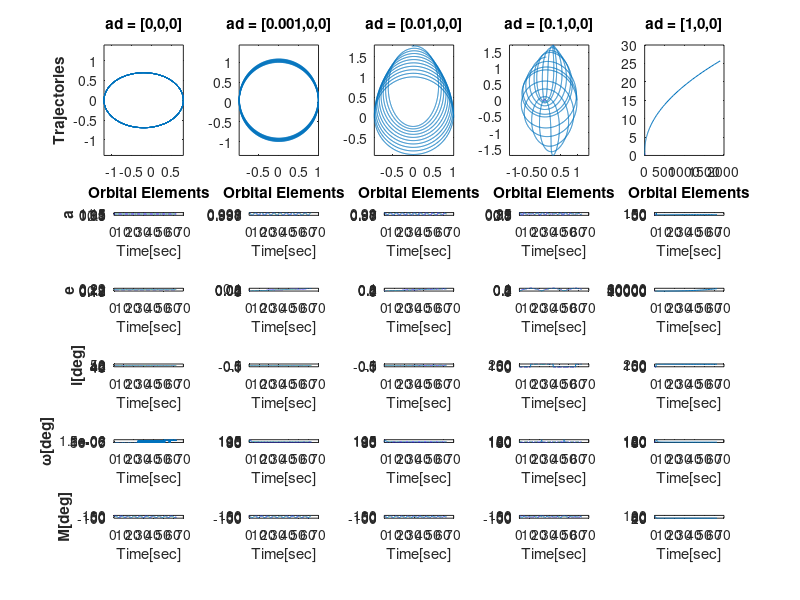

MATLAB code for this plot: (Note: this script raises an error after producing the figure.)
function Averaging

%% Simulation Parameters:
n = 10; % Simulate for Ten Periods
tspan = [0 n*2*pi];

%% ad = 0:
r0 = [.8;0;0]; v0 = [0;sqrt(3)/2;sqrt(3)/2]; ad = [0;0;0]; mu = 1;
x0 = [r0;v0];

[t1,x1] = ode45(@(t,x)EOM(t,x,ad,mu),tspan,x0,odeset('AbsTol',1e-12,'RelTol',1e-9));
a1 = CartesiantoOrbitalElements(x1',mu);

%% ad = 0.001:
r0 = [1;0;0]; v0 = [0;1;0]; ad = [0.001;0;0]; mu = 1;
x0 = [r0;v0];

[t2,x2] = ode45(@(t,x)EOM(t,x,ad,mu),tspan,x0,odeset('AbsTol',1e-12,'RelTol',1e-9));
a2 = CartesiantoOrbitalElements(x2',mu);

%% ad = 0.01:
r0 = [1;0;0]; v0 = [0;1;0]; ad = [0.01;0;0]; mu = 1;
x0 = [r0;v0];

[t3,x3] = ode45(@(t,x)EOM(t,x,ad,mu),tspan,x0,odeset('AbsTol',1e-12,'RelTol',1e-9));
a3 = CartesiantoOrbitalElements(x3',mu);

%% ad = 0.1:
r0 = [1;0;0]; v0 = [0;1;0]; ad = [0.1;0;0]; mu = 1;
x0 = [r0;v0];

[t4,x4] = ode45(@(t,x)EOM(t,x,ad,mu),tspan,x0,odeset('AbsTol',1e-12,'RelTol',1e-9));
a4 = CartesiantoOrbitalElements(x4',mu);

%% ad = 1:
r0 = [1;0;0]; v0 = [0;1;0]; ad = [1;0;0]; mu = 1;
x0 = [r0;v0];

[t5,x5] = ode45(@(t,x)EOM(t,x,ad,mu),tspan,x0,odeset('AbsTol',1e-12,'RelTol',1e-9));
a5 = CartesiantoOrbitalElements(x5',mu);

%% Plot:

figure;
subplot(7,5,[1 6]);
plot(x1(:,1),x1(:,2)); axis equal;
ylabel('Trajectories','fontweight','bold');
title('ad = [0,0,0]');
subplot(7,5,11);
plot(t1,a1(1,:));
xlabel('Time[sec]');
ylabel('a','fontweight','bold');
title('Orbital Elements');
subplot(7,5,16);
plot(t1,a1(2,:));
xlabel('Time[sec]');
ylabel('e','fontweight','bold');
subplot(7,5,21);
plot(t1,a1(3,:));
xlabel('Time[sec]');
ylabel('i[deg]','fontweight','bold');
subplot(7,5,26);
plot(t1,a1(5,:));
xlabel('Time[sec]');
ylabel('\omega[deg]','fontweight','bold');
subplot(7,5,31);
plot(t1,a1(6,:));
xlabel('Time[sec]');
ylabel('M[deg]','fontweight','bold');

subplot(7,5,[2 7]);
plot(x2(:,1),x2(:,2)); axis equal;
title('ad = [0.001,0,0]');
subplot(7,5,12);
plot(t2,a2(1,:));
xlabel('Time[sec]');
title('Orbital Elements');
subplot(7,5,17);
plot(t2,a2(2,:));
xlabel('Time[sec]');
subplot(7,5,22);
plot(t2,a2(3,:));
xlabel('Time[sec]');
subplot(7,5,27);
plot(t2,a2(5,:));
xlabel('Time[sec]');
subplot(7,5,32);
plot(t2,a2(6,:));
xlabel('Time[sec]');

subplot(7,5,[3 8]);
plot(x3(:,1),x3(:,2)); axis equal;
title('ad = [0.01,0,0]');
subplot(7,5,13);
plot(t3,a3(1,:));
xlabel('Time[sec]');
title('Orbital Elements');
subplot(7,5,18);
plot(t3,a3(2,:));
xlabel('Time[sec]');
subplot(7,5,23);
plot(t3,a3(3,:));
xlabel('Time[sec]');
subplot(7,5,28);
plot(t3,a3(5,:));
xlabel('Time[sec]');
subplot(7,5,33);
plot(t3,a3(6,:));
xlabel('Time[sec]');

subplot(7,5,[4 9]);
plot(x4(:,1),x4(:,2)); axis equal;
title('ad = [0.1,0,0]');
subplot(7,5,14);
plot(t4,a4(1,:));
xlabel('Time[sec]');
title('Orbital Elements');
subplot(7,5,19);
plot(t4,a4(2,:));
xlabel('Time[sec]');
subplot(7,5,24);
plot(t4,a4(3,:));
xlabel('Time[sec]');
subplot(7,5,29);
plot(t4,a4(5,:));
xlabel('Time[sec]');
subplot(7,5,34);
plot(t4,a4(6,:));
xlabel('Time[sec]');

subplot(7,5,[5 10]);
plot(x5(:,1),x5(:,2));
title('ad = [1,0,0]');
subplot(7,5,15);
plot(t5,a5(1,:));
xlabel('Time[sec]');
title('Orbital Elements');
subplot(7,5,20);
plot(t5,a5(2,:));
xlabel('Time[sec]');
subplot(7,5,25);
plot(t5,a5(3,:));
xlabel('Time[sec]');
subplot(7,5,30);
plot(t5,a5(5,:));
xlabel('Time[sec]');
subplot(7,5,35);
plot(t5,a5(6,:));
xlabel('Time[sec]');

sgtitle('Perturbing Acceleration Effects on Orbital Elements Simulated for 10000 Periods(\Omega not plotted since it is undefined for all orbits)');

% Radius and Velocity:

figure;
subplot(2,5,1);
plot(t1,sqrt(sum(x1(:,1:3)'.^2)));
xlabel('Time[sec]');
ylabel('Radius','fontweight','bold');
title('ad = [0,0,0]');
subplot(2,5,6);
plot(t1,sqrt(sum(x1(:,4:6)'.^2)));
xlabel('Time[sec]');
ylabel('Velocity','fontweight','bold');

subplot(2,5,2);
plot(t2,sqrt(sum(x2(:,1:3)'.^2)));
xlabel('Time[sec]');
title('ad = [0.001,0,0]');
subplot(2,5,7);
plot(t2,sqrt(sum(x2(:,4:6)'.^2)));
xlabel('Time[sec]');

subplot(2,5,3);
plot(t3,sqrt(sum(x3(:,1:3)'.^2)));
xlabel('Time[sec]');
title('ad = [0.01,0,0]');
subplot(2,5,8);
plot(t3,sqrt(sum(x3(:,4:6)'.^2)));
xlabel('Time[sec]');

subplot(2,5,4);
plot(t4,sqrt(sum(x4(:,1:3)'.^2)));
xlabel('Time[sec]');
title('ad = [0.1,0,0]');
subplot(2,5,9);
plot(t4,sqrt(sum(x4(:,4:6)'.^2)));
xlabel('Time[sec]');

subplot(2,5,5);
plot(t5,sqrt(sum(x5(:,1:3)'.^2)));
xlabel('Time[sec]');
title('ad = [1,0,0]');
subplot(2,5,10);
plot(t5,sqrt(sum(x5(:,4:6)'.^2)));
xlabel('Time[sec]');
end

%% EOM:
function xdot = EOM(t,x,ad,mu)

xdot = [x(4:6); -mu/norm(x(1:3))^3*x(1:3)+ad];
    
end

%% Orbital Elements Converter:
function a = CartesiantoOrbitalElements(x,mu)

% Calculate Norms and Vectors of r and v:
    v = x(4:6,:);
    r = x(1:3,:);
    vmag = sqrt(sum(v.^2));
    rmag = sqrt(sum(r.^2));
    
    % Vectors:
    h = cross(r,v); % Angular Momentum
    hmag = sqrt(sum(h.^2));
    n = cross([0;0;1]*ones(1,length(h)),h); % Node Vector
    nmag = sqrt(sum(n.^2));
    e = 1/mu*((vmag.^2-mu./rmag).*r-dot(r,v).*v); % Eccentricity
    %e = 1/mu*cross(v,h)-r/rmag;
    emag = sqrt(sum(e.^2));
    
    % Angles:
    i = acosd(h(3,:)./(hmag));
    Om = acosd(n(1,:)./nmag);
    Om(n(2,:)<0) = 360 - Om(n(2,:)<0);
    if nmag == 0
        om = acosd(e(1,:)./emag);
        om(emag<10^-8) = NaN;
    else
        om = acosd(dot(n,e)./(nmag.*emag));
    end
    om(e(3,:)<0) = 360 - om(e(3,:)<0);
    
    % Other:
    p = hmag.^2/mu;
    a = p./(1-emag.^2);
    f = acos(dot(e,r)./(emag.*rmag));
    f(dot(r,v)<0) = 2*pi - f(dot(r,v)<0);
    f(emag<10^-8) = NaN;
        
    M = 180/pi*(asin(sqrt(1-emag.^2).*sin(f)./(1+emag.*cos(f)))-emag.*sqrt(1-emag.^2).*sin(f)./(1+emag.*cos(f)));
    a = [a;emag;i;Om;om;M];

end
